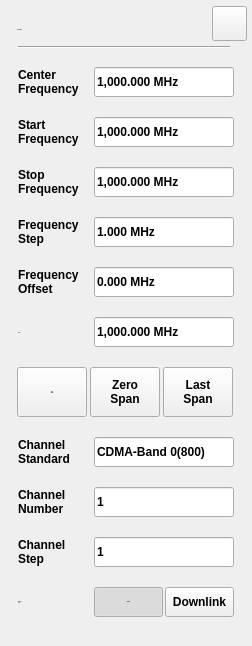
<?xml version="1.0" encoding="UTF-8"?>
<ui version="4.0">
 <class>SA_Dialog_FreqSetup</class>
 <widget class="QWidget" name="SA_Dialog_FreqSetup">
  <property name="geometry">
   <rect>
    <x>0</x>
    <y>0</y>
    <width>252</width>
    <height>646</height>
   </rect>
  </property>
  <property name="font">
   <font>
    <family>Arial</family>
    <weight>75</weight>
    <bold>true</bold>
   </font>
  </property>
  <property name="focusPolicy">
   <enum>Qt::NoFocus</enum>
  </property>
  <property name="windowTitle">
   <string>Form</string>
  </property>
  <property name="styleSheet">
   <string notr="true">/*******************indoor**********************/
#SA_Dialog_FreqSetup[status  =  &quot;indoor&quot;] #widget
{
	background-color:rgba(211,211,211,0.9);
}

#SA_Dialog_FreqSetup[status  =  &quot;indoor&quot;] #line
{
	background-color:rgba(46,46,46,1);
}

#SA_Dialog_FreqSetup[status  =  &quot;indoor&quot;] #widget&gt;QPushButton
{
	color:rgba(123, 123, 123,1);
	font: 75 13px &quot;Arial&quot;;
	border-style:flat;
	font-weight:bold;
}
#SA_Dialog_FreqSetup[status  =  &quot;indoor&quot;] #widget&gt;QPushButton:checked
{
	color:rgba(87, 87, 87,1);
}

#SA_Dialog_FreqSetup[status  =  &quot;indoor&quot;] #pb_Uplink:checked
{
	padding: 8px 14px 7px 15px;
	background-image: url(:/sa/image/fre_checked_left.png);
}
#SA_Dialog_FreqSetup[status  =  &quot;indoor&quot;] #pb_Uplink:!checked
{
	padding: 8px 14px 7px 15px;
	background-image: url(:/sa/image/fre_checked_right.png);
}

#SA_Dialog_FreqSetup[status  =  &quot;indoor&quot;] #pb_Downlink:checked
{
	padding: 8px 5px 7px 6px;
	background-image: url(:/sa/image/fre_checked_right.png);
	background-position:right;
	
}

#SA_Dialog_FreqSetup[status  =  &quot;indoor&quot;] #pb_Downlink:!checked
{
	padding: 8px 5px 7px 6px;
	background-image: url(:/sa/image/fre_checked_left.png);
	background-position:right;
}

#SA_Dialog_FreqSetup[status  =  &quot;indoor&quot;] #widget&gt;QLabel
{
	font: 75 13px &quot;Arial&quot;;
	color:rgba(46,46,46,1);
}

#SA_Dialog_FreqSetup[status  =  &quot;indoor&quot;] SA_LineEdit,
#SA_Dialog_FreqSetup[status  =  &quot;indoor&quot;] SA_LineEdit:disable
{
	background:rgba(255,255,255,1);
	color:rgba(159,98,0,1);
	padding:8px 6px 7px 6px ;
	font: 75 12px &quot;Arial&quot;;
	font-weight:bold;
}
#SA_Dialog_FreqSetup[status  =  &quot;indoor&quot;] SA_LineEdit:focus
{
	outline: none;
	border:2px solid rgba(162,115,0,1);
	padding:6px 6px 5px 8px ;
}
#SA_Dialog_FreqSetup[status  =  &quot;indoor&quot;]  #pb_cancel
{
background-color:rgba(0,0,0,0);
border-image: url(:/sa/image/btn_close_normal.png);
}
#SA_Dialog_FreqSetup[status  =  &quot;indoor&quot;]  #pb_cancel:pressed
{
border-image: url(:/sa/image/btn_close_click.png);
}
/*******************outdoor**********************/
#SA_Dialog_FreqSetup[status  =  &quot;outdoor&quot;] #widget
{
	background-color:rgba(211,211,211,0.9);
}
#SA_Dialog_FreqSetup[status  =  &quot;outdoor&quot;] #line
{
	background-color:rgba(46,46,46,1);
}

#SA_Dialog_FreqSetup[status  =  &quot;outdoor&quot;] #widget&gt;QPushButton
{
	color:rgba(123, 123, 123,1);
	font: 75 13px &quot;Arial&quot;;
	border-style:flat;
	font-weight:bold;
}
#SA_Dialog_FreqSetup[status  =  &quot;outdoor&quot;] #widget&gt;QPushButton:checked
{
	color:rgba(87, 87, 87,1);
}

#SA_Dialog_FreqSetup[status  =  &quot;outdoor&quot;] #pb_Uplink:checked
{
	padding: 8px 14px 7px 15px;
	background-image: url(:/sa/image/fre_checked_left.png);
}
#SA_Dialog_FreqSetup[status  =  &quot;outdoor&quot;] #pb_Uplink:!checked
{
	padding: 8px 14px 7px 15px;
	background-image: url(:/sa/image/fre_checked_right.png);
}

#SA_Dialog_FreqSetup[status  =  &quot;outdoor&quot;] #pb_Downlink:checked
{
padding: 8px 5px 7px 6px;
	background-image: url(:/sa/image/fre_checked_right.png);
	background-position:right;
}

#SA_Dialog_FreqSetup[status  =  &quot;outdoor&quot;] #pb_Downlink:!checked
{
padding: 8px 5px 7px 6px;
	background-image: url(:/sa/image/fre_checked_left.png);
	background-position:right;
}

#SA_Dialog_FreqSetup[status  =  &quot;outdoor&quot;] #widget&gt;QLabel
{
	font: 75 13px &quot;Arial&quot;;
	color:rgba(46,46,46,1);
}

#SA_Dialog_FreqSetup[status  =  &quot;outdoor&quot;] SA_LineEdit,
#SA_Dialog_FreqSetup[status  =  &quot;outdoor&quot;] SA_LineEdit:disable
{
	background:rgba(255,255,255,1);
	color:rgba(162, 115, 0,1);
	padding:8px 6px 7px 6px ;
	font: 75 13px &quot;Arial&quot;;
	font-weight:bold;
}
#SA_Dialog_FreqSetup[status  =  &quot;outdoor&quot;] SA_LineEdit:focus
{
	outline: none;
	border:2px solid rgba(162,115,0,1);
	padding:6px 6px 5px 8px ;
}
#SA_Dialog_FreqSetup[status  =  &quot;outdoor&quot;]  #pb_cancel
{
background-color:rgba(0,0,0,0);
border-image: url(:/sa/image/btn_close_normal.png);
}
#SA_Dialog_FreqSetup[status  =  &quot;outdoor&quot;]  #pb_cancel:pressed
{
border-image: url(:/sa/image/btn_close_click.png);
}
/*******************night**********************/
#SA_Dialog_FreqSetup[status  =  &quot;night&quot;] #widget
{
	background-color:rgba(208,182,139,0.9);
}
#SA_Dialog_FreqSetup[status  =  &quot;night&quot;] #line
{
	background-color:rgba(46,46,46,1);
}

#SA_Dialog_FreqSetup[status  =  &quot;night&quot;] #widget&gt;QPushButton
{
	color:rgba(121,106,81,1);
	font: 75 13px &quot;Arial&quot;;
	border-style:flat;
	font-weight:bold;
}
#SA_Dialog_FreqSetup[status  =  &quot;night&quot;] #widget&gt;QPushButton:checked
{
	color:rgba(85,74,56,1);
}

#SA_Dialog_FreqSetup[status  =  &quot;night&quot;] #pb_Uplink
{
	color:rgba(121, 105, 80, 1);
	padding: 8px 14px 7px 15px;
	background-image: url(:/sa/image/night/btn_left_nor.png);
}

#SA_Dialog_FreqSetup[status  =  &quot;night&quot;] #pb_Uplink:checked
{
	color:rgba(159, 98, 0, 1);
	padding: 8px 14px 7px 15px;
	background-image: url(:/sa/image/night/btn_left_click.png);
}


#SA_Dialog_FreqSetup[status  =  &quot;night&quot;] #pb_Downlink
{
	color:rgba(121, 105, 80, 1);
	padding: 8px 5px 7px 6px;
	background-image: url(:/sa/image/night/btn_right_nor.png);
}

#SA_Dialog_FreqSetup[status  =  &quot;night&quot;] #pb_Downlink:checked
{
	color:rgba(159, 98, 0, 1);
	padding: 8px 5px 7px 6px;
	background-image:url(:/sa/image/night/btn_right_click.png);
}



#SA_Dialog_FreqSetup[status  =  &quot;night&quot;] #widget&gt;QLabel
{
	font: 75 13px &quot;Arial&quot;;
	color:rgba(46,46,46,1);
}

#SA_Dialog_FreqSetup[status  =  &quot;night&quot;] SA_LineEdit,
#SA_Dialog_FreqSetup[status  =  &quot;night&quot;] SA_LineEdit:disable
{
	background: rgba(251,220,167,0.60);
	color:rgba(162, 115, 0,1);
	padding:8px 6px 7px 6px ;
	font: 75 13px &quot;Arial&quot;;
	font-weight:bold;
}
#SA_Dialog_FreqSetup[status  =  &quot;night&quot;] SA_LineEdit:focus
{
	outline: none;
	border:2px solid rgba(162,115,0,1);
	padding:6px 6px 5px 8px ;
}
#SA_Dialog_FreqSetup[status  =  &quot;night&quot;]  #pb_cancel
{
background-color:rgba(0,0,0,0);
border-image: url(:/sa/image/night/btn_close_normal.png);
}
#SA_Dialog_FreqSetup[status  =  &quot;night&quot;]  #pb_cancel:pressed
{
border-image: url(:/sa/image/night/btn_close_click.png);
}</string>
  </property>
  <property name="status" stdset="0">
   <string>night</string>
  </property>
  <widget class="QWidget" name="widget" native="true">
   <property name="geometry">
    <rect>
     <x>0</x>
     <y>0</y>
     <width>252</width>
     <height>646</height>
    </rect>
   </property>
   <property name="styleSheet">
    <string notr="true"/>
   </property>
   <widget class="QPushButton" name="pb_LastSpan">
    <property name="geometry">
     <rect>
      <x>163</x>
      <y>367</y>
      <width>70</width>
      <height>50</height>
     </rect>
    </property>
    <property name="focusPolicy">
     <enum>Qt::NoFocus</enum>
    </property>
    <property name="styleSheet">
     <string notr="true">/*******************indoor**********************/
#SA_Dialog_FreqSetup[status  =  &quot;indoor&quot;] QPushButton
{
	font: 75 13px &quot;Arial&quot;;
	font-weight:bold;
	color:rgba(255,255,255,1);
	padding:0px;
	text-align:center;
}
#SA_Dialog_FreqSetup[status  =  &quot;indoor&quot;] QPushButton
{
	
	background-image: url(:/sa/image/btn_w70_normal.png);
}
#SA_Dialog_FreqSetup[status  =  &quot;indoor&quot;] QPushButton:pressed
{	
	background-image: url(:/sa/image/btn_w70_click.png);
}

/*******************outdoor**********************/
#SA_Dialog_FreqSetup[status  =  &quot;outdoor&quot;] QPushButton
{
	font: 75 13px &quot;Arial&quot;;
	font-weight:bold;
	color:rgba(0,0,0,1);
	padding:0px;
	text-align:center;
}
#SA_Dialog_FreqSetup[status  =  &quot;outdoor&quot;] QPushButton
{
	background-image: url(:/sa/image/outdoor/btn_w70_normal.png);
}
#SA_Dialog_FreqSetup[status  =  &quot;outdoor&quot;] QPushButton:pressed
{	
	background-image: url(:/sa/image/outdoor/btn_w70_click.png);
}

/*******************night**********************/
#SA_Dialog_FreqSetup[status  =  &quot;night&quot;] QPushButton
{
	font: 75 13px &quot;Arial&quot;;
	font-weight:bold;
	color: #FBDBA7;
	padding:0px;
	text-align:center;
}
#SA_Dialog_FreqSetup[status  =  &quot;night&quot;] QPushButton
{
	background-image: url(:/sa/image/night/btn_w70_normal.png);
}
#SA_Dialog_FreqSetup[status  =  &quot;night&quot;] QPushButton:pressed
{	
	background-image: url(:/sa/image/night/btn_w70_click.png);
}</string>
    </property>
    <property name="text">
     <string>Last
Span</string>
    </property>
    <property name="checkable">
     <bool>true</bool>
    </property>
    <attribute name="buttonGroup">
     <string notr="true">SpanModebtnGp</string>
    </attribute>
   </widget>
   <widget class="QLabel" name="lblStartFreq">
    <property name="geometry">
     <rect>
      <x>18</x>
      <y>117</y>
      <width>68</width>
      <height>30</height>
     </rect>
    </property>
    <property name="text">
     <string>Start
Frequency</string>
    </property>
   </widget>
   <widget class="QLabel" name="lblCenterFreq">
    <property name="geometry">
     <rect>
      <x>18</x>
      <y>67</y>
      <width>68</width>
      <height>30</height>
     </rect>
    </property>
    <property name="text">
     <string>Center
Frequency</string>
    </property>
   </widget>
   <widget class="QLabel" name="lblChNumber">
    <property name="geometry">
     <rect>
      <x>18</x>
      <y>487</y>
      <width>55</width>
      <height>30</height>
     </rect>
    </property>
    <property name="text">
     <string>Channel
Number</string>
    </property>
   </widget>
   <widget class="SA_LineEdit" name="LedCHStandard">
    <property name="geometry">
     <rect>
      <x>94</x>
      <y>437</y>
      <width>140</width>
      <height>30</height>
     </rect>
    </property>
    <property name="text">
     <string>CDMA-Band 0(800)</string>
    </property>
    <property name="readOnly">
     <bool>true</bool>
    </property>
   </widget>
   <widget class="SA_LineEdit" name="LedStopFreq">
    <property name="geometry">
     <rect>
      <x>94</x>
      <y>167</y>
      <width>140</width>
      <height>30</height>
     </rect>
    </property>
    <property name="text">
     <string>1,000.000 MHz</string>
    </property>
    <property name="readOnly">
     <bool>true</bool>
    </property>
   </widget>
   <widget class="QLabel" name="lblFreqStep">
    <property name="geometry">
     <rect>
      <x>18</x>
      <y>217</y>
      <width>68</width>
      <height>30</height>
     </rect>
    </property>
    <property name="text">
     <string>Frequency
Step</string>
    </property>
   </widget>
   <widget class="SA_LineEdit" name="LedCenterFreq">
    <property name="geometry">
     <rect>
      <x>94</x>
      <y>67</y>
      <width>140</width>
      <height>30</height>
     </rect>
    </property>
    <property name="cursor">
     <cursorShape>BlankCursor</cursorShape>
    </property>
    <property name="styleSheet">
     <string notr="true"/>
    </property>
    <property name="text">
     <string>1,000.000 MHz</string>
    </property>
    <property name="maxLength">
     <number>13124124</number>
    </property>
    <property name="readOnly">
     <bool>true</bool>
    </property>
    <property name="status" stdset="0">
     <string>outdoor</string>
    </property>
   </widget>
   <widget class="QLabel" name="lblChStep">
    <property name="geometry">
     <rect>
      <x>18</x>
      <y>537</y>
      <width>55</width>
      <height>30</height>
     </rect>
    </property>
    <property name="text">
     <string>Channel
Step</string>
    </property>
   </widget>
   <widget class="QLabel" name="lblSpan">
    <property name="geometry">
     <rect>
      <x>18</x>
      <y>325</y>
      <width>37</width>
      <height>15</height>
     </rect>
    </property>
    <property name="font">
     <font>
      <family>Arial</family>
      <pointsize>-1</pointsize>
      <weight>9</weight>
      <italic>false</italic>
      <bold>false</bold>
     </font>
    </property>
    <property name="text">
     <string>Span</string>
    </property>
   </widget>
   <widget class="SA_LineEdit" name="LedStartFreq">
    <property name="geometry">
     <rect>
      <x>94</x>
      <y>117</y>
      <width>140</width>
      <height>30</height>
     </rect>
    </property>
    <property name="text">
     <string>1,000.000 MHz</string>
    </property>
    <property name="readOnly">
     <bool>true</bool>
    </property>
   </widget>
   <widget class="SA_LineEdit" name="LedCHNum">
    <property name="geometry">
     <rect>
      <x>94</x>
      <y>487</y>
      <width>140</width>
      <height>30</height>
     </rect>
    </property>
    <property name="text">
     <string>1</string>
    </property>
    <property name="readOnly">
     <bool>true</bool>
    </property>
   </widget>
   <widget class="SA_LineEdit" name="LedSpan">
    <property name="geometry">
     <rect>
      <x>94</x>
      <y>317</y>
      <width>140</width>
      <height>30</height>
     </rect>
    </property>
    <property name="text">
     <string>1,000.000 MHz</string>
    </property>
    <property name="readOnly">
     <bool>true</bool>
    </property>
   </widget>
   <widget class="QLabel" name="lblFreqOffset">
    <property name="geometry">
     <rect>
      <x>18</x>
      <y>267</y>
      <width>68</width>
      <height>30</height>
     </rect>
    </property>
    <property name="text">
     <string>Frequency
Offset</string>
    </property>
   </widget>
   <widget class="SA_LineEdit" name="LedFreqOffset">
    <property name="geometry">
     <rect>
      <x>94</x>
      <y>267</y>
      <width>140</width>
      <height>30</height>
     </rect>
    </property>
    <property name="styleSheet">
     <string notr="true"/>
    </property>
    <property name="text">
     <string>0.000 MHz</string>
    </property>
    <property name="readOnly">
     <bool>true</bool>
    </property>
   </widget>
   <widget class="QPushButton" name="pb_FullSpan">
    <property name="geometry">
     <rect>
      <x>17</x>
      <y>367</y>
      <width>70</width>
      <height>50</height>
     </rect>
    </property>
    <property name="font">
     <font>
      <family>Arial</family>
      <pointsize>-1</pointsize>
      <weight>75</weight>
      <italic>false</italic>
      <bold>true</bold>
     </font>
    </property>
    <property name="focusPolicy">
     <enum>Qt::NoFocus</enum>
    </property>
    <property name="styleSheet">
     <string notr="true">/*******************indoor**********************/
#SA_Dialog_FreqSetup[status  =  &quot;indoor&quot;] QPushButton
{
	font: 75 13px &quot;Arial&quot;;
	font-weight:bold;
	color:rgba(255,255,255,1);
	padding:0px;
	text-align:center;
}
#SA_Dialog_FreqSetup[status  =  &quot;indoor&quot;] QPushButton
{
	
	background-image: url(:/sa/image/btn_w70_normal.png);
}
#SA_Dialog_FreqSetup[status  =  &quot;indoor&quot;] QPushButton:pressed
{	
	background-image: url(:/sa/image/btn_w70_click.png);
}

/*******************outdoor**********************/
#SA_Dialog_FreqSetup[status  =  &quot;outdoor&quot;] QPushButton
{
	font: 75 13px &quot;Arial&quot;;
	font-weight:bold;
	color:rgba(0,0,0,1);
	padding:0px;
	text-align:center;
}
#SA_Dialog_FreqSetup[status  =  &quot;outdoor&quot;] QPushButton
{
	border-image: url(:/sa/image/outdoor/btn_w70_normal.png);
}
#SA_Dialog_FreqSetup[status  =  &quot;outdoor&quot;] QPushButton:pressed
{	
	border-image: url(:/sa/image/outdoor/btn_w70_click.png);
}

/*******************night**********************/
#SA_Dialog_FreqSetup[status  =  &quot;night&quot;] QPushButton
{
	font: 75 13px &quot;Arial&quot;;
	font-weight:bold;
	color: #FBDBA7;
	padding:0px;
	text-align:center;
}
#SA_Dialog_FreqSetup[status  =  &quot;night&quot;] QPushButton
{
	background-image: url(:/sa/image/night/btn_w70_normal.png);
}
#SA_Dialog_FreqSetup[status  =  &quot;night&quot;] QPushButton:pressed
{	
	background-image: url(:/sa/image/night/btn_w70_click.png);
}</string>
    </property>
    <property name="text">
     <string>Full
Span</string>
    </property>
    <property name="checkable">
     <bool>true</bool>
    </property>
    <attribute name="buttonGroup">
     <string notr="true">SpanModebtnGp</string>
    </attribute>
   </widget>
   <widget class="SA_LineEdit" name="LedCHStep">
    <property name="enabled">
     <bool>true</bool>
    </property>
    <property name="geometry">
     <rect>
      <x>94</x>
      <y>537</y>
      <width>140</width>
      <height>30</height>
     </rect>
    </property>
    <property name="focusPolicy">
     <enum>Qt::NoFocus</enum>
    </property>
    <property name="styleSheet">
     <string notr="true"/>
    </property>
    <property name="text">
     <string>1</string>
    </property>
    <property name="readOnly">
     <bool>true</bool>
    </property>
   </widget>
   <widget class="QLabel" name="lblChStandard">
    <property name="geometry">
     <rect>
      <x>18</x>
      <y>437</y>
      <width>59</width>
      <height>30</height>
     </rect>
    </property>
    <property name="text">
     <string>Channel
Standard</string>
    </property>
   </widget>
   <widget class="QPushButton" name="pb_ZeroSpan">
    <property name="geometry">
     <rect>
      <x>90</x>
      <y>367</y>
      <width>70</width>
      <height>50</height>
     </rect>
    </property>
    <property name="focusPolicy">
     <enum>Qt::NoFocus</enum>
    </property>
    <property name="styleSheet">
     <string notr="true">/*******************indoor**********************/
#SA_Dialog_FreqSetup[status  =  &quot;indoor&quot;] QPushButton
{
	font: 75 13px &quot;Arial&quot;;
	font-weight:bold;
	color:rgba(255,255,255,1);
	padding:0px;
	text-align:center;
}
#SA_Dialog_FreqSetup[status  =  &quot;indoor&quot;] QPushButton
{
	
	background-image: url(:/sa/image/btn_w70_normal.png);
}
#SA_Dialog_FreqSetup[status  =  &quot;indoor&quot;] QPushButton:pressed
{	
	background-image: url(:/sa/image/btn_w70_click.png);
}

/*******************outdoor**********************/
#SA_Dialog_FreqSetup[status  =  &quot;outdoor&quot;] QPushButton
{
	font: 75 13px &quot;Arial&quot;;
	font-weight:bold;
	color:rgba(0,0,0,1);
	padding:0px;
	text-align:center;
}
#SA_Dialog_FreqSetup[status  =  &quot;outdoor&quot;] QPushButton
{
	background-image: url(:/sa/image/outdoor/btn_w70_normal.png);
}
#SA_Dialog_FreqSetup[status  =  &quot;outdoor&quot;] QPushButton:pressed
{	
	background-image: url(:/sa/image/outdoor/btn_w70_click.png);
}

/*******************night**********************/
#SA_Dialog_FreqSetup[status  =  &quot;night&quot;] QPushButton
{
	font: 75 13px &quot;Arial&quot;;
	font-weight:bold;
	color: #FBDBA7;
	padding:0px;
	text-align:center;
}
#SA_Dialog_FreqSetup[status  =  &quot;night&quot;] QPushButton
{
	background-image: url(:/sa/image/night/btn_w70_normal.png);
}
#SA_Dialog_FreqSetup[status  =  &quot;night&quot;] QPushButton:pressed
{	
	background-image: url(:/sa/image/night/btn_w70_click.png);
}</string>
    </property>
    <property name="text">
     <string>Zero
Span</string>
    </property>
    <property name="checkable">
     <bool>true</bool>
    </property>
    <attribute name="buttonGroup">
     <string notr="true">SpanModebtnGp</string>
    </attribute>
   </widget>
   <widget class="QLabel" name="lblStopFreq">
    <property name="geometry">
     <rect>
      <x>18</x>
      <y>167</y>
      <width>68</width>
      <height>30</height>
     </rect>
    </property>
    <property name="text">
     <string>Stop
Frequency</string>
    </property>
   </widget>
   <widget class="SA_LineEdit" name="LedFreqStep">
    <property name="geometry">
     <rect>
      <x>94</x>
      <y>217</y>
      <width>140</width>
      <height>30</height>
     </rect>
    </property>
    <property name="text">
     <string>1.000 MHz</string>
    </property>
    <property name="readOnly">
     <bool>true</bool>
    </property>
   </widget>
   <widget class="QLabel" name="lblChType">
    <property name="geometry">
     <rect>
      <x>18</x>
      <y>587</y>
      <width>55</width>
      <height>30</height>
     </rect>
    </property>
    <property name="font">
     <font>
      <family>Arial</family>
      <pointsize>-1</pointsize>
      <weight>9</weight>
      <italic>false</italic>
      <bold>false</bold>
     </font>
    </property>
    <property name="text">
     <string>Channel
Type</string>
    </property>
   </widget>
   <widget class="QPushButton" name="pb_Uplink">
    <property name="geometry">
     <rect>
      <x>94</x>
      <y>587</y>
      <width>69</width>
      <height>30</height>
     </rect>
    </property>
    <property name="font">
     <font>
      <family>Arial</family>
      <pointsize>-1</pointsize>
      <weight>75</weight>
      <italic>false</italic>
      <bold>true</bold>
     </font>
    </property>
    <property name="focusPolicy">
     <enum>Qt::NoFocus</enum>
    </property>
    <property name="styleSheet">
     <string notr="true"/>
    </property>
    <property name="text">
     <string>Uplink</string>
    </property>
    <property name="checkable">
     <bool>true</bool>
    </property>
    <property name="checked">
     <bool>true</bool>
    </property>
    <attribute name="buttonGroup">
     <string notr="true">ChannelType</string>
    </attribute>
   </widget>
   <widget class="QPushButton" name="pb_Downlink">
    <property name="geometry">
     <rect>
      <x>165</x>
      <y>587</y>
      <width>69</width>
      <height>30</height>
     </rect>
    </property>
    <property name="focusPolicy">
     <enum>Qt::NoFocus</enum>
    </property>
    <property name="styleSheet">
     <string notr="true"/>
    </property>
    <property name="text">
     <string>Downlink</string>
    </property>
    <property name="checkable">
     <bool>true</bool>
    </property>
    <attribute name="buttonGroup">
     <string notr="true">ChannelType</string>
    </attribute>
   </widget>
   <widget class="QLabel" name="lblTitle">
    <property name="geometry">
     <rect>
      <x>17</x>
      <y>19</y>
      <width>108</width>
      <height>22</height>
     </rect>
    </property>
    <property name="font">
     <font>
      <family>Arial</family>
      <pointsize>-1</pointsize>
      <weight>75</weight>
      <italic>false</italic>
      <bold>true</bold>
     </font>
    </property>
    <property name="styleSheet">
     <string notr="true">#lblTitle
{
	font: 75 20px &quot;Arial&quot;;
	color:rgba(46,46,46,1);
	line-height:23px;
	font-weight:bold;
}</string>
    </property>
    <property name="text">
     <string>Frequency</string>
    </property>
   </widget>
   <widget class="QPushButton" name="pb_cancel">
    <property name="geometry">
     <rect>
      <x>212</x>
      <y>6</y>
      <width>35</width>
      <height>35</height>
     </rect>
    </property>
    <property name="focusPolicy">
     <enum>Qt::NoFocus</enum>
    </property>
    <property name="styleSheet">
     <string notr="true"/>
    </property>
    <property name="text">
     <string/>
    </property>
   </widget>
   <widget class="Line" name="line">
    <property name="geometry">
     <rect>
      <x>18</x>
      <y>46</y>
      <width>212</width>
      <height>2</height>
     </rect>
    </property>
    <property name="orientation">
     <enum>Qt::Horizontal</enum>
    </property>
   </widget>
  </widget>
 </widget>
 <customwidgets>
  <customwidget>
   <class>SA_LineEdit</class>
   <extends>QLineEdit</extends>
   <header location="global">sa_lineedit.h</header>
   <slots>
    <signal>clicked()</signal>
   </slots>
  </customwidget>
 </customwidgets>
 <tabstops>
  <tabstop>LedCenterFreq</tabstop>
  <tabstop>LedStartFreq</tabstop>
  <tabstop>LedStopFreq</tabstop>
  <tabstop>LedFreqStep</tabstop>
  <tabstop>LedFreqOffset</tabstop>
  <tabstop>LedSpan</tabstop>
  <tabstop>LedCHStandard</tabstop>
  <tabstop>LedCHNum</tabstop>
  <tabstop>LedCHStep</tabstop>
 </tabstops>
 <resources/>
 <connections/>
 <buttongroups>
  <buttongroup name="SpanModebtnGp"/>
  <buttongroup name="ChannelType"/>
 </buttongroups>
</ui>
